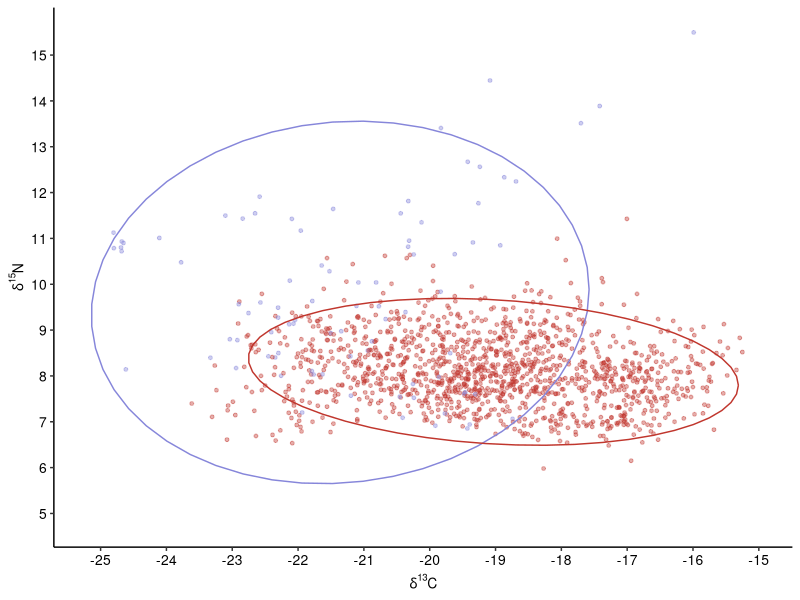
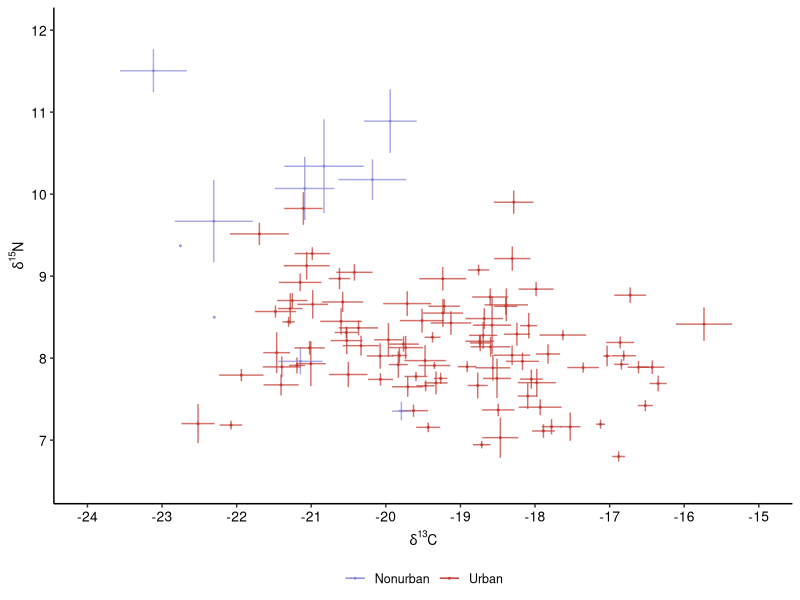
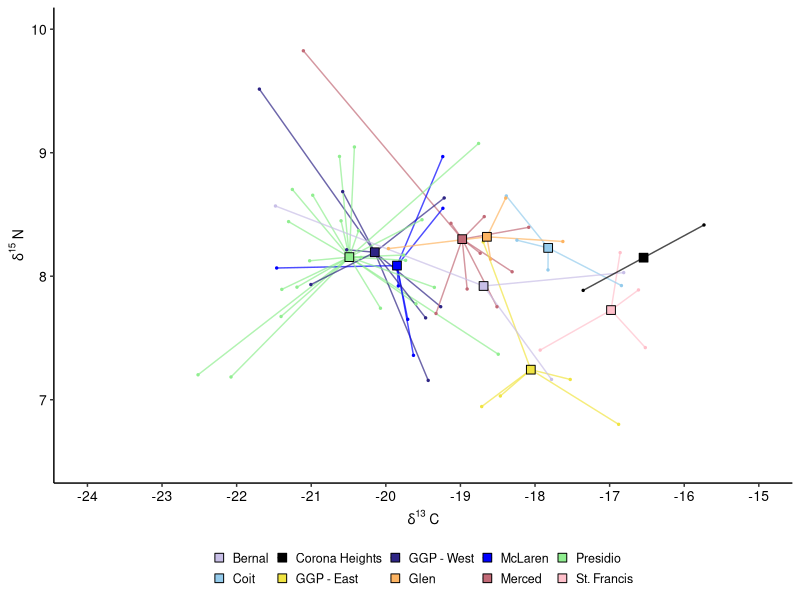
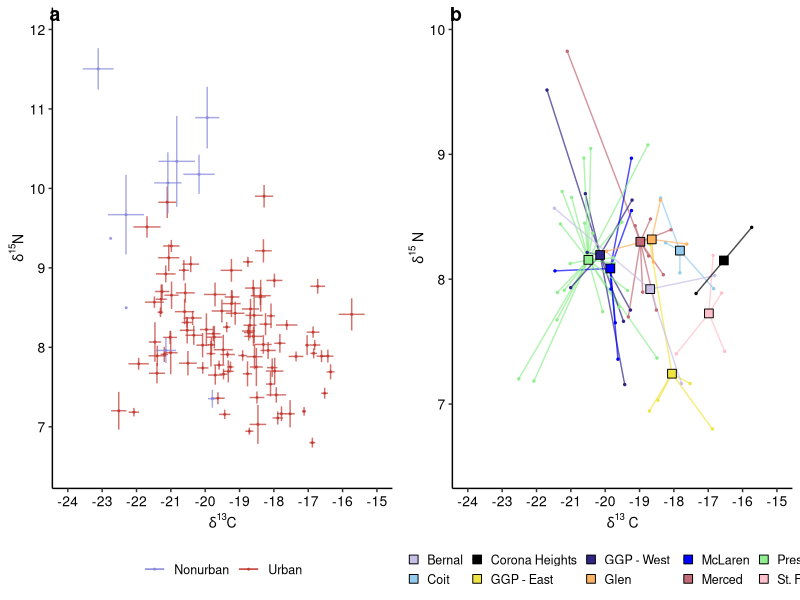
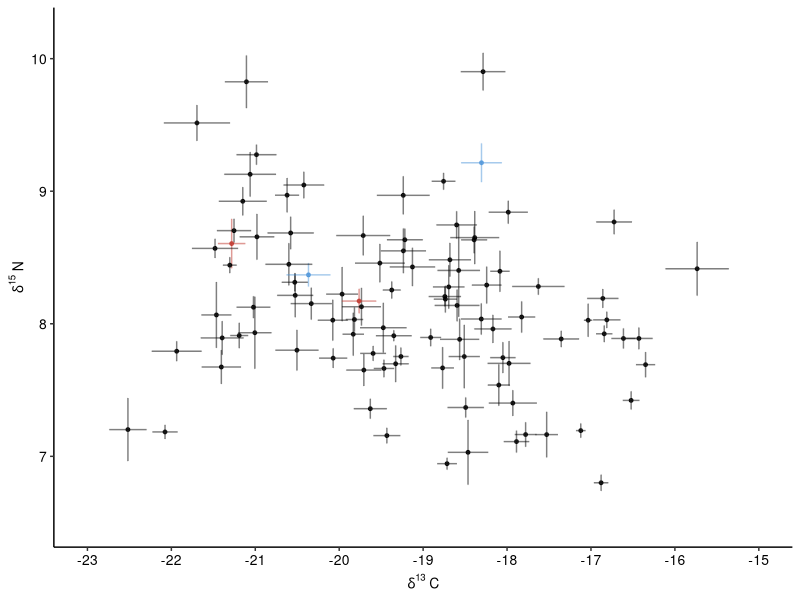

Recreate these plots in R, in order.
## ---- chunk 1
knitr::opts_chunk$set(echo = TRUE)

library(tidyverse)
library(plotrix)
library(ggpubr)

colors <- c("#C8BFE7",  "#94CBEC", "#000000","#2E2585", "#F0E442", "#FDB462FF", "blue", "#C26A77", "lightgreen", "pink")

family_colors <- c("Bernal" = colors[1],
                   "Coit" = colors[2],
                   "Corona Heights" = colors[3],
                   "GGP - West" = colors[4],
                   "GGP - East" = colors[5],
                   "Glen" = colors[6],
                   "McLaren" = colors[7],
                   "Merced" = colors[8],
                   "Presidio" = colors[9],
                   "St. Francis" = colors[10])

# Make custom theme
theme_custom <- function() {
  theme_classic()+
  theme(panel.grid.minor = element_blank(),
        strip.text = element_text(size = 12, face = "bold"),
        plot.background = element_rect(fill = "white", color = NA),
        plot.title = element_text(size = 7),
        strip.background = element_blank(),
        axis.text.y = element_text(size=10, color="black"),
        axis.text.x = element_text(size=10, color="black"),
        axis.title.y = element_text(size=10, color="black"),
        axis.title.x = element_text(size=10, color="black"))}
## ---- chunk 2
data_clean <- read.csv("Cleaned_Data/cleaned_whiskerdata.csv")
data_average <- read.csv("Cleaned_Data/averaged_whiskerdata.csv")
## ---- chunk 3
# Plot - all data points
fig.S3 <- data_clean %>% 
  ggplot(aes(x=C_raw, y=N_raw, color=urban)) +
  geom_point(size=1, alpha=0.4)+
  stat_ellipse(level=0.95)+
  scale_color_manual(values=c("#8686DA", "#c0362d"))+
  xlab(expression({delta}^13*C))+
  ylab(expression({delta}^15*N))+
  scale_x_continuous(limits=c(-25.2,-15), breaks=seq(-25,-15,by=1))+
  scale_y_continuous(limits=c(4.8,15.5), breaks=seq(5,15,by=1))+
  theme_custom()+
  theme(legend.position = "none")

fig.S3

# ggsave("Figures/FigureS3.png",dpi=600, width=4, height=3)

# All individuals with standard error bars
fig3a <- data_average %>% 
  ggplot(aes(x=C_avg, y=N_avg, color=urban))+
  geom_errorbar(aes(ymin=N_avg-N_se, ymax=N_avg+N_se, color=urban), alpha=0.7)+
  geom_errorbar(aes(xmin=C_avg-C_se, xmax=C_avg+C_se, color=urban), alpha=0.7)+
  geom_point(size=0.4,alpha=0.7)+
  scale_color_manual(values=c("#8686DA", "#c0362d"), labels=c("Nonurban", "Urban"))+
  xlab(expression({delta}^13*C))+
  ylab(expression({delta}^15*N))+
  scale_x_continuous(limits=c(-24,-15), breaks=seq(-24,-15,by=1))+
  scale_y_continuous(limits=c(6.5,12), breaks=seq(7,12,by=1))+
  theme_custom()+
  theme(legend.position = "bottom", legend.title = element_blank(),
        legend.key.height = unit(0.01, "cm"), legend.text = element_text(size=9))

fig3a

# ggsave("Figures/Figure3a.png",dpi=600, width=3.4, height=2.8)

# Create data frame with only SF coyotes
data_average_sf <- data_average %>% 
  filter(urban == "urban")

# Compute center points
center_points <- data_average_sf %>%
  filter(group != "NA") %>%
  group_by(group) %>%
  summarize(C_center = mean(C_avg, na.rm = TRUE),
            N_center = mean(N_avg, na.rm = TRUE))

# Join center points back to the original data
data_with_centers <- data_average_sf %>%
  filter(group != "NA") %>%
  left_join(center_points, by = "group")

# SF individuals colored by family group
fig.3b <- data_with_centers %>% 
  ggplot(aes(x=C_avg, y=N_avg, 
             color=group, fill=group)) +
  geom_segment(aes(x = C_center, y = N_center, 
                   xend = C_avg, yend = N_avg, 
                   color = group),  linewidth=0.5, alpha=0.7) + 
  geom_point(size=0.5) +  
  geom_point(data=center_points, aes(x=C_center, y=N_center, fill=group), 
             color="black", size=3, shape=22, stroke=0.5)+  
  scale_color_manual(values=family_colors) +
  scale_fill_manual(values=family_colors) +
  xlab(expression(delta^{13}~C)) +
  ylab(expression(delta^{15}~N)) +
  scale_x_continuous(limits=c(-24,-15), breaks=seq(-24,-15,by=1)) +
  scale_y_continuous(limits=c(6.5,10), breaks=seq(7,10,by=1)) +
  theme_custom() +
  theme(legend.position = "bottom",
        legend.text = element_text(size=9),
        legend.key.size = unit(0.1, 'cm'),
        legend.title = element_blank())

fig.3b

# ggsave("Figures/Figure3b.png",dpi=600, width=3.4, height=2.8)

# Combine plots
ggarrange(
  fig3a, fig.3b,
  ncol = 2, nrow = 1, 
  labels = c("a", "b"),
  common.legend=F,
  align = "hv",
  label.x = 0.11,
  legend="bottom")

# ggsave("Figures/Figure3.png",dpi=600, width=10, height=4)
 
# Plot all SF individuals, highlighting repeatedly sampled individuals
fig.S2 <- data_average_sf %>% 
  ggplot(aes(x = C_avg, y = N_avg)) +
  
  # Error bars
  geom_errorbar(aes(ymin = N_avg - N_se, ymax = N_avg + N_se,
                    color = case_when(
    whisker %in% c("S19-8775", "S19-8775-2") ~ "highlight",
    whisker %in% c( "S19-8786", "S19-8786-2") ~ "highlight2",
    TRUE ~ "black")), alpha = 0.5) +
  geom_errorbar(aes(xmin = C_avg - C_se, xmax = C_avg + C_se,
                    color = case_when(
    whisker %in% c("S19-8775", "S19-8775-2") ~ "highlight",
    whisker %in% c( "S19-8786", "S19-8786-2") ~ "highlight2",
    TRUE ~ "black")), alpha = 0.5) +
  
  # Points
  geom_point(aes(color = case_when(
    whisker %in% c("S19-8775", "S19-8775-2") ~ "highlight",
    whisker %in% c( "S19-8786", "S19-8786-2") ~ "highlight2",
    TRUE ~ "black")), size = 1, alpha = 0.8) +
  scale_color_manual(values = c("black" = "black", "highlight" = "#c0362d", "highlight2" = "#4E95D9")) +

  # Graphics
  xlab(expression(delta^{13}~C)) +
  ylab(expression(delta^{15}~N)) +
  scale_x_continuous(limits = c(-23, -15), breaks = seq(-23, -15, by = 1)) +
  scale_y_continuous(limits = c(6.5, 10.2), breaks = seq(7, 10, by = 1)) +
  theme_custom()+
  theme(legend.position = "none")

fig.S2

# ggsave("Figures/FigureS2.png",dpi=600, width=4, height=3)
